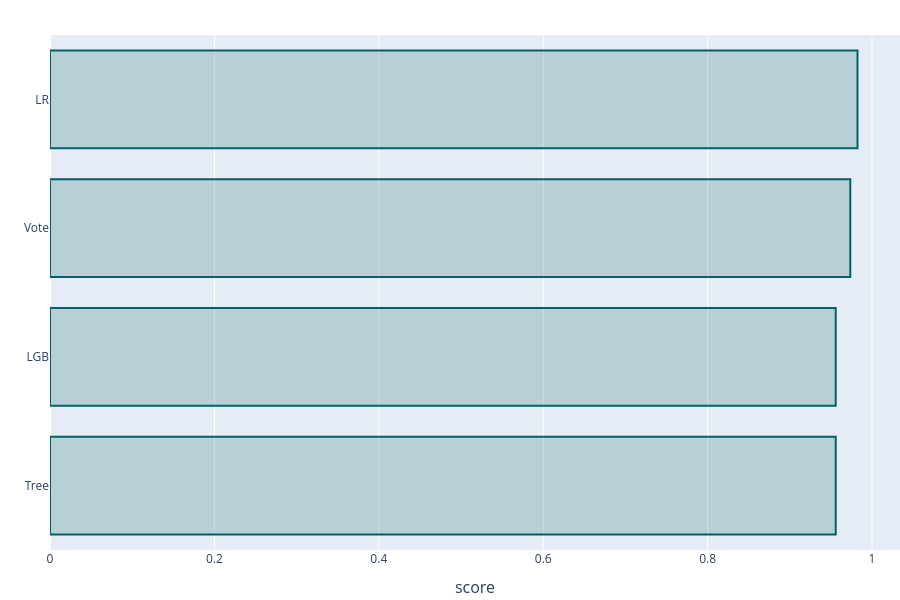

The notebook cell this image was saved under:
### Code cell
experionml.plot_results(legend=None)

### Figure 1 — Plotly figure (JSON) as saved in the notebook; plotly's stock layout.template omitted (floating-point values rounded to 4 significant figures)
{"data": [{"hovertemplate": "%{x}<extra></extra>", "legendgroup": "accuracy", "marker": {"color": "rgba(0, 98, 98, 0.2)", "line": {"color": "rgb(0, 98, 98)", "width": 2}}, "name": "accuracy", "orientation": "h", "showlegend": false, "type": "bar", "x": [0.9823, 0.9558, 0.9558, 0.9735], "xaxis": "x", "y": ["LR", "Tree", "LGB", "Vote"], "yaxis": "y"}], "layout": {"bargroupgap": 0.05, "font": {"size": 12}, "height": 600, "hoverlabel": {"font": {"size": 16}}, "legend": {}, "margin": {"b": 50, "l": 50, "pad": 0, "r": 0, "t": 35}, "showlegend": false, "title": {"font": {"size": 24}, "pad": {"b": 15, "t": 15}, "x": 0.5, "xanchor": "center", "xref": "paper", "y": 1, "yanchor": "top"}, "width": 900, "xaxis": {"anchor": "y", "automargin": true, "domain": [0.0, 1.0], "title": {"font": {"size": 16}, "text": "score"}}, "yaxis": {"anchor": "x", "automargin": true, "categoryorder": "total ascending", "domain": [0.0, 1.0], "title": {"font": {"size": 16}}}}}
